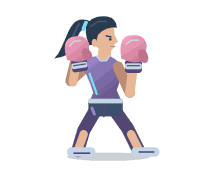
#> input picture quickapp/wrist-rhythm/src/common/fighter-female-3283c8a4601e/guard-00.png, 210 x 180 px
$ python optimize-training-frame.py ../src/common/fighter-female-3283c8a4601e/guard-00.png
#> lines starting #> are read from the running program, lines starting #| are printed output that depends on the picture
import sys
from pathlib import Path
from PIL import Image

source = Path(sys.argv[1])
image = Image.open(source).convert('RGBA')
#> image is the input picture: PIL image 210x180 RGBA; mean R, G, B, A 29.3, 25.3, 29.4, 46
if source.name.startswith('breath-'):
    # This stage has a fixed opaque background. RGB quantization preserves
    # smooth low-opacity glow better than octree quantization of RGBA.
    backdrop = Image.new('RGBA', image.size, (8, 11, 16, 255))
    backdrop.alpha_composite(image)
    result = backdrop.convert('RGB').quantize(colors=256, method=Image.Quantize.MEDIANCUT)
else:
    # The boxer overlays native rings, so its transparent margin is retained.
    result = image.quantize(colors=256, method=Image.Quantize.FASTOCTREE)
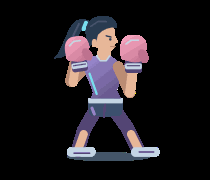
#> result: PIL image 210x180 P; mean R, G, B 29.3, 25.3, 29.4
result.save(source, format='PNG', optimize=True)
